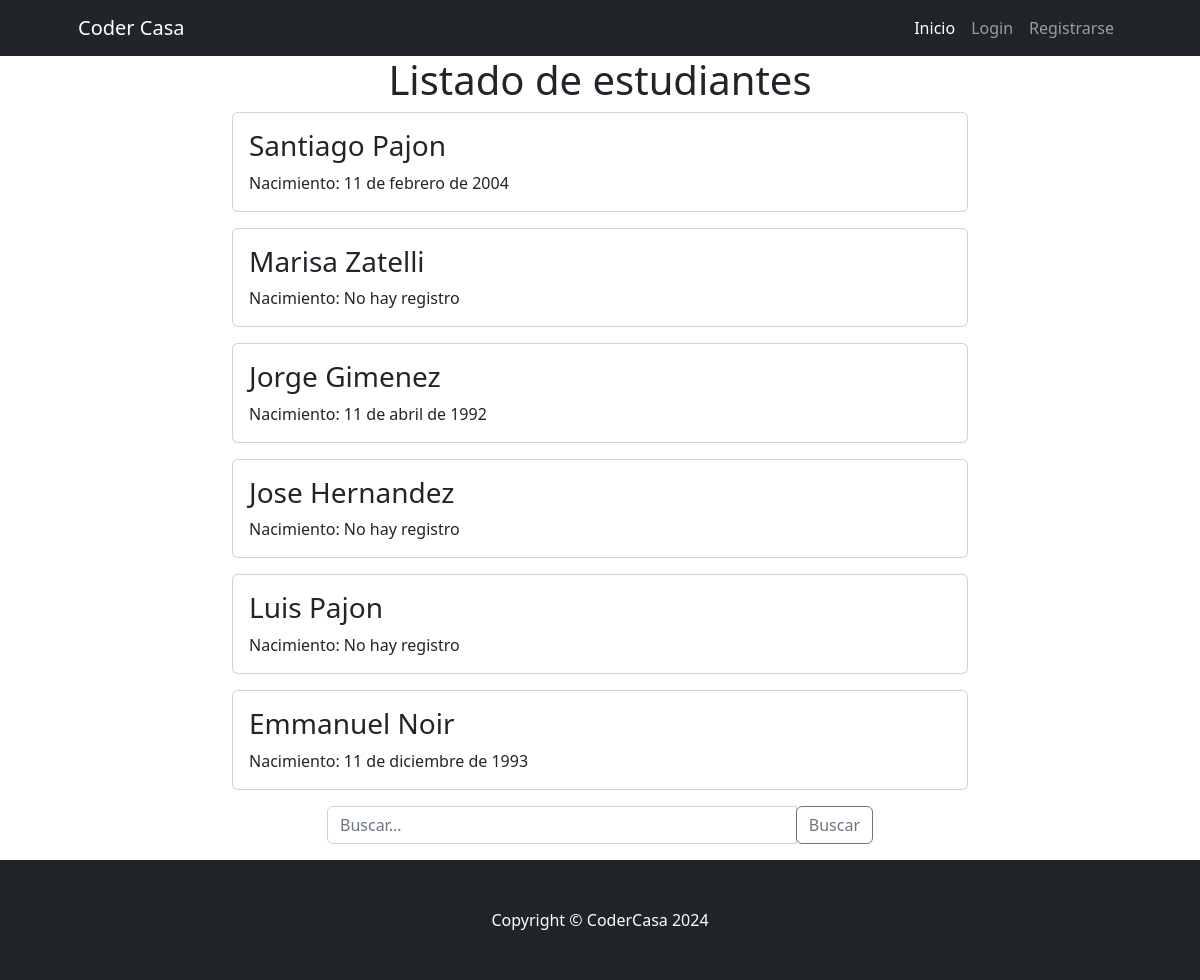
Page /Clase/Clase/list on the committed database.
### Clase/models.py (models this page shows, shortened)
class Estudiante(models.Model):
    nombre = models.CharField(max_length=255)
    apellido = models.CharField(max_length=255)
    nacimiento = models.DateField(null=True, blank=True)
    class Meta:
        verbose_name = "Estudiante"
        verbose_name_plural = "Estudiantes"

### Clase/views.py (the view)
# urls.py: path("Clase/list", estudiante_list,name="estudiante_list" ),
def estudiante_list(request):
    busqueda = request.GET.get("busqueda",None)
    if busqueda:
        print(busqueda)
        consulta = Estudiante.objects.filter(nombre__icontains=busqueda)
    else:
        consulta = Estudiante.objects.all()
    contexto = {"estudiantes": consulta}
    return render(request,"Clase/estudiante_list.html", contexto)

### Clase/templates/Clase/estudiante_list.html (shortened to what this page needs)
{% extends 'core/base.html' %}
{% block content %}
<center>
<h1>Listado de estudiantes</h1>
</center>
<div class="container">
    <div class="row justify-content-center">
      <div class="col-md-8">
        {% for estudiante in estudiantes %}
          <div class="card mb-3">
            <div class="card-body">
              <h3 class="card-title">{{ estudiante.nombre }} {{ estudiante.apellido }}</h3>
              {% if estudiante.nacimiento %}
                <p class="card-text">Nacimiento: {{ estudiante.nacimiento }}</p>
              {% else %}
                <p class="card-text">Nacimiento: No hay registro</p>
              {% endif %}
            </div>
          </div>
        {% endfor %}
      </div>
    </div>
    <div class="row justify-content-center">
      <div class="col-md-6">
        <form action="{% url 'Clase:estudiante_list' %}" method="get">
          <div class="input-group mb-3">
            <input type="text" class="form-control" name="busqueda" placeholder="Buscar...">
            <div class="input-group-append">
              <button class="btn btn-outline-secondary" type="submit">Buscar</button>
            </div>
          </div>
        </form>
      </div>
    </div>
  </div>
{% endblock content %}

### rows in the picture
Estudiante: nombre "Santiago", apellido "Pajon", nacimiento "11 de febrero de 2004"
Estudiante: nombre "Marisa", apellido "Zatelli", shows "Nacimiento: No hay registro"
Estudiante: nombre "Jorge", apellido "Gimenez", nacimiento "11 de abril de 1992"
Estudiante: nombre "Jose", apellido "Hernandez", shows "Nacimiento: No hay registro"
Estudiante: nombre "Luis", apellido "Pajon", shows "Nacimiento: No hay registro"
Estudiante: nombre "Emmanuel", apellido "Noir", nacimiento "11 de diciembre de 1993"
